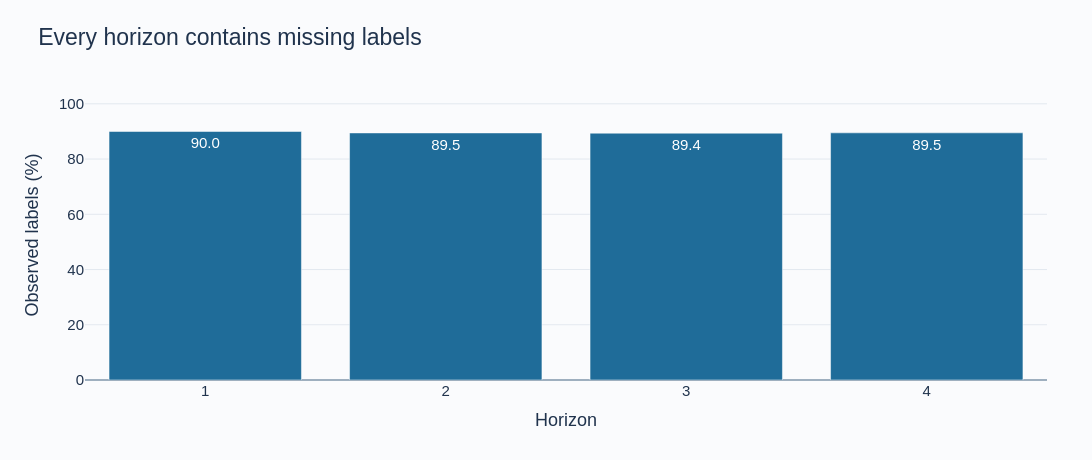

Source (notebook cell):
### Markdown cell above
## Target availability must remain explicit

Missing labels are excluded from each target's fit. The primary metric ranks all observed targets within a date. Horizon-specific diagnostics exclude dates with fewer than two observed targets and report their coverage; they do not change the primary metric.

### Code cell
coverage = pd.DataFrame({"Horizon": [str(h) for h in range(1, 5)], "Observed labels (%)": [100 * y[pairs.loc[pairs.lag == h, "target"]].notna().mean().mean() for h in range(1, 5)]})
fig = px.bar(coverage, x="Horizon", y="Observed labels (%)", text_auto=".1f", title="Every horizon contains missing labels")
fig.update_traces(marker_color="#1F6C99")
fig.update_yaxes(range=[0, 105])
show_figure(fig, root, "target_coverage", 460)

### Figure 1 — Plotly figure (JSON) as saved in the notebook; plotly's stock layout.template omitted (floating-point values rounded to 4 significant figures)
{"data": [{"hovertemplate": "Horizon=%{x}<br>Observed labels (%)=%{y}<extra></extra>", "legendgroup": "", "marker": {"color": "#1F6C99", "pattern": {"shape": ""}}, "name": "", "orientation": "v", "showlegend": false, "textposition": "auto", "texttemplate": "%{y:.1f}", "type": "bar", "x": ["1", "2", "3", "4"], "xaxis": "x", "y": [89.99, 89.46, 89.37, 89.49], "yaxis": "y"}], "layout": {"barmode": "relative", "colorway": ["#1F6C99", "#27A394", "#EDAF43", "#D76C64", "#8070A6"], "font": {"color": "#20334D", "family": "Arial", "size": 15}, "height": 460, "legend": {"tracegroupgap": 0}, "margin": {"b": 80, "l": 85, "r": 45, "t": 90}, "paper_bgcolor": "#FAFBFD", "plot_bgcolor": "#FAFBFD", "title": {"font": {"size": 23}, "text": "Every horizon contains missing labels", "x": 0.035}, "width": 1120, "xaxis": {"anchor": "y", "domain": [0.0, 1.0], "showgrid": false, "title": {"text": "Horizon"}, "zeroline": false}, "yaxis": {"anchor": "x", "domain": [0.0, 1.0], "gridcolor": "#E3E9F0", "range": [0, 105], "title": {"text": "Observed labels (%)"}, "zerolinecolor": "#9EAFBF"}}}
